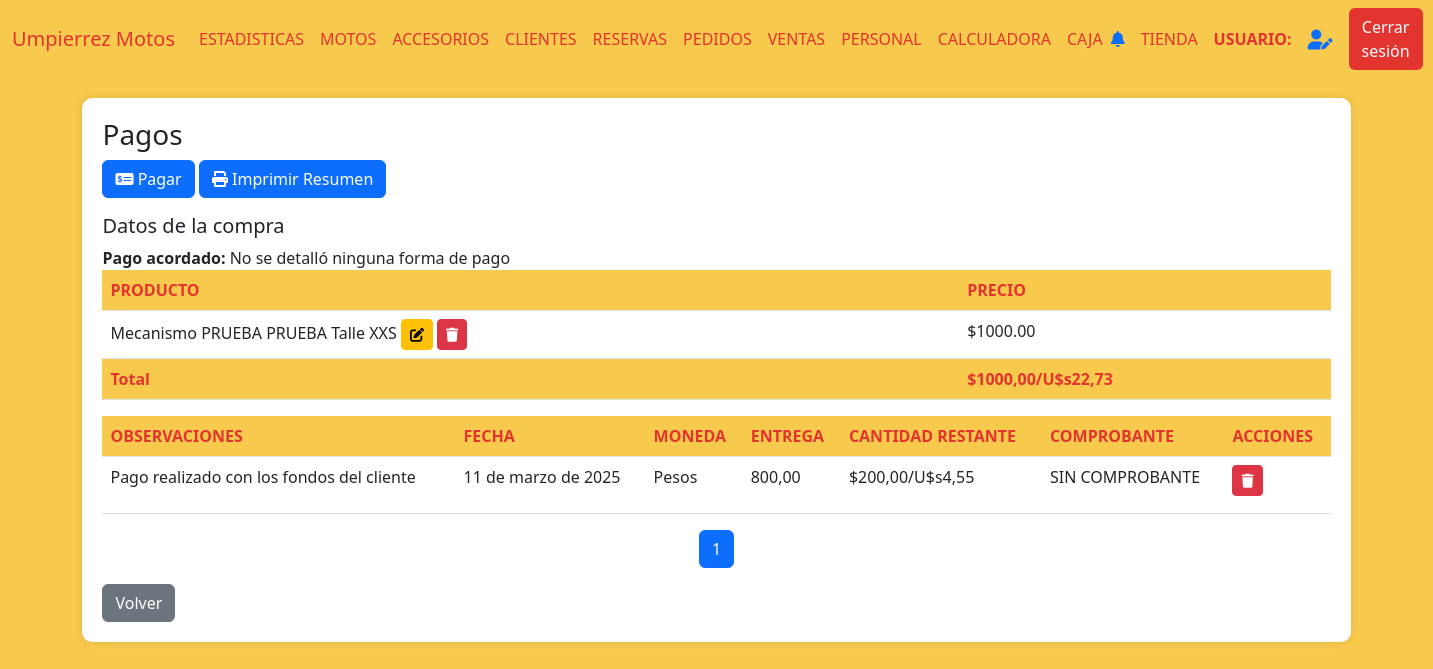
/detalles_compra_accesorio/29, run on the app's committed database.
### AppUM/models.py (models this page shows)
class CuotasAccesorios(models.Model):
    fecha_pago = models.DateField()
    moneda = models.CharField(max_length=10,default=True,null=True)
    valor_pago_pesos = models.DecimalField(max_digits=10, decimal_places=2,default=0)
    valor_pago_dolares = models.DecimalField(max_digits=10, decimal_places=2,default=0)
    cant_restante_pesos = models.DecimalField(max_digits=10, decimal_places=2,default=0)
    cant_restante_dolares = models.DecimalField(max_digits=10, decimal_places=2,default=0)
    precio_dolar = models.DecimalField(max_digits=10, decimal_places=2,default=0)
    venta = models.ForeignKey(ClienteAccesorio, related_name='cliente_accesorio', on_delete=models.CASCADE)
    observaciones = models.TextField(null=True, blank=True)
    comprobante_pago = models.FileField(upload_to='documentacion/facturas_accesorios/', null=True, blank=True)
    metodo_pago = models.CharField(max_length=20, blank=True)
    recargo = models.DecimalField(max_digits=10, decimal_places=2,default=0)
    mostrar_reporte = models.BooleanField(default=1)

### AppUM/views.py (the view)
# urls.py: path('detalles_compra_accesorio/<int:codigo_compra>', views.pagos_accesorio,name="DetallesCompraAccesorio"),
def pagos_accesorio(req,codigo_compra):
        print("CODIGO COMPRA: " + str(codigo_compra))
        data = obtener_compras_accesorios(req,codigo_compra)
        return render(req,"perfil_administrativo/accesorios/pagos_accesorios.html",{
                                                                                    "page_obj":data[4],
                                                                                    "id_venta":data[3],
                                                                                    "id_cliente":data[9],
                                                                                    "cliente_json":data[5],
                                                                                    "accesorio_json":data[6],
                                                                                    "pagos_json":data[7],
                                                                                    "accesorio":data[0],
                                                                                    "total_pesos":data[1],
                                                                                    "total_dolares":data[2],
                                                                                    "total_precios_json":data[8],
                                                                                    "codigo_compra":codigo_compra,
                                                                                    "forma_pago":data[10]
                                                                                    }
                                                                                    )

### AppUM/context_processors.py (called while the page is built)
def cantidad_solicitudes_no_leidas(req):
    if req.user.is_authenticated:
        usuario = req.user
        usuario_actual = Personal.objects.filter(usuario=usuario.username).first()
        notificaciones = NotificacionPersonal.objects.filter(personal=usuario_actual,leido=0).count()
    else:
        notificaciones = 0
    return {'notificaciones': notificaciones}

### AppUM/functions.py (called while the page is built)
def funcion_paginas_varias(req,instancia_model):
    paginator = Paginator(instancia_model, 5)  # 5 motos por página
    page_number = req.GET.get('page')  # Obtiene el número de página desde la URL
    page_obj = paginator.get_page(page_number)
    return page_obj

### AppUM/templates/perfil_administrativo/accesorios/pagos_accesorios.html (shortened to what this page needs)
{% extends "perfil_administrativo/padre_perfil_administrativo.html" %}
{% load static %}
{% block contenidoQueCambia %}
<link href="https://cdnjs.cloudflare.com/ajax/libs/font-awesome/6.0.0/css/all.min.css" rel="stylesheet">
<link href="https://cdn.jsdelivr.net/npm/bootstrap-icons@1.10.0/font/bootstrap-icons.css" rel="stylesheet">
<div class="table-container" id="inventarios">
    <h3>Pagos</h3>
    <a href="#" class="btn btn-primary mb-3" onclick="mostrar_form_pago_accesorio()">
        <i class="fas fa-money-check-alt"></i> Pagar
    </a>
    <a id="imprimir-resumen" class="btn btn-primary mb-3" onclick="prueba()" data-id-cv="{{ id_cv }}">
        <i class="fas fa-print"></i> Imprimir Resumen
    </a>
<br>
<h5>Datos de la compra</h5>
    <strong>Pago acordado:</strong>
    {% if forma_pago %}
    {{ forma_pago }}
    {% else %}
    No se detalló ninguna forma de pago
    {% endif %}
    <table class="table">
        <thead>
            <tr>
                <th>PRODUCTO</th>
                <th>PRECIO</th>
            </tr>
        </thead>
        <tbody>
            {% for a in accesorio %}
                <tr>
                    <td>
                        {{ a.detalle }}
                        <a href="{% url 'ModificarAccesorioVendido' a.id_accesorio id_cliente %}"><button class="btn btn-sm btn-warning"><i class="fas fa-edit"></i></button></a>
                        <a href="{% url 'BorrarAccesorioVendido' codigo_compra a.id_accesorio %}"><button class="btn btn-sm btn-danger"><i class="fas fa-trash"></i></button></a>
                    </td>
                    <td>{{ a.precio }}</td>
                </tr>
            {% endfor %}
        </tbody>
        <tfoot>
            <tr>
                <th>Total</th>
                <th>
                    ${{ total_pesos|floatformat:2 }}/U$s{{ total_dolares|floatformat:2 }}
                </th>
            </tr>
        </tfoot>
    </table>
    <table class="table">
        <thead>
            <tr>
                <th>OBSERVACIONES</th>
                <th>FECHA</th>
                <th>MONEDA</th>
                <th>ENTREGA</th>
                <th>CANTIDAD RESTANTE</th>
                <th>COMPROBANTE</th>
                <th>ACCIONES</th>
            </tr>
        </thead>
        <tbody>
            {% if page_obj %}
               {% for cuota in page_obj %}
                <tr>
                    <td>{{ cuota.cuota.observaciones }}</td>
                    <td>{{ cuota.cuota.fecha_pago }}</td>
                    <td>{{ cuota.cuota.moneda }}</td>
                    <td>{% if cuota.cuota.moneda == "Pesos" %} {{ cuota.cuota.valor_pago_pesos }} {% else %} {{ cuota.cuota.valor_pago_dolares }} {% endif %}</td>
                    <td>${{ cuota.cuota.cant_restante_pesos }}/U$s{{ cuota.cuota.cant_restante_dolares }}</td>
                    <td>
                        {% if cuota.comprobante_pago %}
                        <a href="{{ cuota.comprobante_pago }}" target="_blank" class="btn btn-primary">
                            <i class="fas fa-file-alt"></i>
                        </a>
                        {% else %}
                            <p>SIN COMPROBANTE</p>
                        {% endif %}
                    </td>
                    <td>
                        {% if cuota.mostrar_boton %}
                        <a href="{% url 'BajaPagoAccesorio' cuota.cuota.id %}"><button class="btn btn-sm btn-danger"><i class="fas fa-trash"></i></button></a>
                        {% endif %}
                    </td>
                </tr>
                {% endfor %}
            {% else %}
            <tr>
                <td colspan="9" class="text-center text-muted">
                    No hay registros de pagos para esta venta.
                </td>
            </tr>
            {% endif %}
        </tbody>
    </table>
    <nav aria-label="Page navigation">
        <ul class="pagination justify-content-center">
            {% for num in page_obj.paginator.page_range %}
            <li class="page-item {% if page_obj.number == num %}active{% endif %}">
                <a class="page-link" href="?page={{ num }}">{{ num }}</a>
            </li>
            {% endfor %}
        </ul>
    </nav>
    <a href="{% url 'ClienteFicha' id_cliente %}" class="btn btn-secondary">Volver</a>
</div>
{% endblock %}

### AppUM/static/css/styles.css (style rules this page uses)
body { background-color: #f7ca4d; }
.table-container { background-color: #fff; border-radius: 10px; padding: 20px; box-shadow: 0px 0px 10px rgba(0, 0, 0, 0.1); margin: 20px auto; max-width: 90%; }
.table th { background-color: #f7ca4d; color: #e3342f; }

### data on the page
CuotasAccesorios: cuota.observaciones "Pago realizado con los fondos del cliente", cuota.fecha_pago "11 de marzo de 2025", cuota.moneda "Pesos", cuota.valor_pago_pesos "800,00", cuota.cant_restante_pesos "200,00", cuota.cant_restante_dolares "4,55"

### other printed values
{{ a.detalle }} "Mecanismo PRUEBA PRUEBA Talle XXS"
{{ a.precio }} "$1000.00"
{{ total_pesos|floatformat:2 }} "1000,00"
{{ total_dolares|floatformat:2 }} "22,73"
{{ num }} "1"
